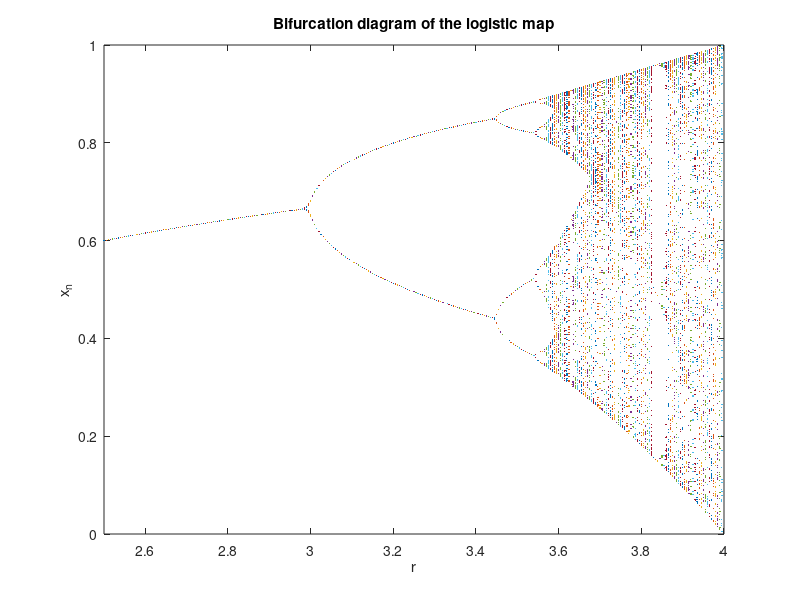

This figure's MATLAB source:
Npre = 200;
Nplot = 100;
x = zeros(Nplot,1);
for r = 2.5:0.005:4.0
    x(1) = 0.5;
    for n = 1:Npre
        x(1) = r*x(1)*(1 - x(1));
    end
    for n = 1:Nplot-1
        x(n+1) = r*x(n)*(1 - x(n));
    end
    plot(r*ones(Nplot,1), x, '.', 'markersize', 2);
    hold on;
end
title('Bifurcation diagram of the logistic map');
xlabel('r');
ylabel('x_n');
set(gca, 'xlim', [2.5 4.0]);
hold off;